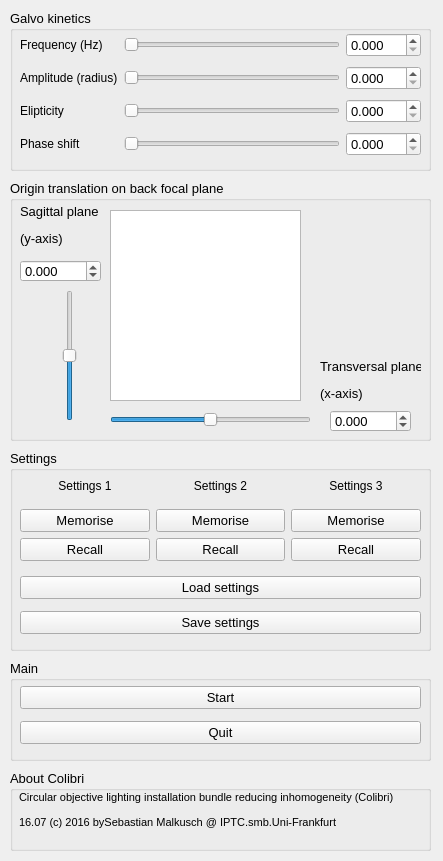
<?xml version="1.0" encoding="UTF-8"?>
<ui version="4.0">
 <class>Form</class>
 <widget class="QWidget" name="Form">
  <property name="geometry">
   <rect>
    <x>0</x>
    <y>0</y>
    <width>443</width>
    <height>861</height>
   </rect>
  </property>
  <property name="windowTitle">
   <string>Colibri 16.07</string>
  </property>
  <widget class="QGroupBox" name="groupBox">
   <property name="geometry">
    <rect>
     <x>10</x>
     <y>180</y>
     <width>421</width>
     <height>261</height>
    </rect>
   </property>
   <property name="font">
    <font>
     <pointsize>10</pointsize>
    </font>
   </property>
   <property name="title">
    <string>Origin translation on back focal plane</string>
   </property>
   <widget class="QSlider" name="horizontalSlider_5">
    <property name="geometry">
     <rect>
      <x>100</x>
      <y>230</y>
      <width>201</width>
      <height>19</height>
     </rect>
    </property>
    <property name="font">
     <font>
      <pointsize>10</pointsize>
     </font>
    </property>
    <property name="minimum">
     <number>-1000</number>
    </property>
    <property name="maximum">
     <number>1000</number>
    </property>
    <property name="singleStep">
     <number>10</number>
    </property>
    <property name="orientation">
     <enum>Qt::Horizontal</enum>
    </property>
   </widget>
   <widget class="QSlider" name="verticalSlider_1">
    <property name="geometry">
     <rect>
      <x>50</x>
      <y>110</y>
      <width>20</width>
      <height>131</height>
     </rect>
    </property>
    <property name="font">
     <font>
      <pointsize>10</pointsize>
     </font>
    </property>
    <property name="minimum">
     <number>-1000</number>
    </property>
    <property name="maximum">
     <number>1000</number>
    </property>
    <property name="singleStep">
     <number>10</number>
    </property>
    <property name="orientation">
     <enum>Qt::Vertical</enum>
    </property>
   </widget>
   <widget class="QGraphicsView" name="graphicsView">
    <property name="geometry">
     <rect>
      <x>100</x>
      <y>30</y>
      <width>191</width>
      <height>191</height>
     </rect>
    </property>
    <property name="font">
     <font>
      <pointsize>10</pointsize>
     </font>
    </property>
    <property name="backgroundBrush">
     <brush brushstyle="SolidPattern">
      <color alpha="255">
       <red>188</red>
       <green>188</green>
       <blue>188</blue>
      </color>
     </brush>
    </property>
    <property name="foregroundBrush">
     <brush brushstyle="NoBrush">
      <color alpha="255">
       <red>134</red>
       <green>134</green>
       <blue>134</blue>
      </color>
     </brush>
    </property>
    <property name="interactive">
     <bool>true</bool>
    </property>
   </widget>
   <widget class="QDoubleSpinBox" name="doubleSpinBox_6">
    <property name="geometry">
     <rect>
      <x>10</x>
      <y>80</y>
      <width>81</width>
      <height>22</height>
     </rect>
    </property>
    <property name="font">
     <font>
      <pointsize>10</pointsize>
     </font>
    </property>
    <property name="decimals">
     <number>3</number>
    </property>
    <property name="minimum">
     <double>-1000.000000000000000</double>
    </property>
    <property name="maximum">
     <double>1000.000000000000000</double>
    </property>
    <property name="singleStep">
     <double>1.000000000000000</double>
    </property>
   </widget>
   <widget class="QDoubleSpinBox" name="doubleSpinBox_5">
    <property name="geometry">
     <rect>
      <x>320</x>
      <y>230</y>
      <width>81</width>
      <height>22</height>
     </rect>
    </property>
    <property name="font">
     <font>
      <pointsize>10</pointsize>
     </font>
    </property>
    <property name="decimals">
     <number>3</number>
    </property>
    <property name="minimum">
     <double>-1000.000000000000000</double>
    </property>
    <property name="maximum">
     <double>1000.000000000000000</double>
    </property>
    <property name="singleStep">
     <double>1.000000000000000</double>
    </property>
   </widget>
   <widget class="QLabel" name="label_9">
    <property name="geometry">
     <rect>
      <x>310</x>
      <y>170</y>
      <width>101</width>
      <height>61</height>
     </rect>
    </property>
    <property name="text">
     <string>&lt;html&gt;&lt;head/&gt;&lt;body&gt;&lt;p&gt;Transversal plane&lt;/p&gt;&lt;p&gt;(x-axis)&lt;/p&gt;&lt;/body&gt;&lt;/html&gt;</string>
    </property>
   </widget>
   <widget class="QLabel" name="label_10">
    <property name="geometry">
     <rect>
      <x>10</x>
      <y>20</y>
      <width>81</width>
      <height>51</height>
     </rect>
    </property>
    <property name="text">
     <string>&lt;html&gt;&lt;head/&gt;&lt;body&gt;&lt;p&gt;Sagittal plane&lt;/p&gt;&lt;p&gt;(y-axis)&lt;/p&gt;&lt;/body&gt;&lt;/html&gt;</string>
    </property>
   </widget>
  </widget>
  <widget class="QGroupBox" name="groupBox_2">
   <property name="geometry">
    <rect>
     <x>10</x>
     <y>450</y>
     <width>421</width>
     <height>201</height>
    </rect>
   </property>
   <property name="font">
    <font>
     <pointsize>10</pointsize>
    </font>
   </property>
   <property name="title">
    <string>Settings</string>
   </property>
   <widget class="QWidget" name="gridLayoutWidget_2">
    <property name="geometry">
     <rect>
      <x>10</x>
      <y>20</y>
      <width>401</width>
      <height>91</height>
     </rect>
    </property>
    <property name="font">
     <font>
      <pointsize>10</pointsize>
     </font>
    </property>
    <layout class="QGridLayout" name="gridLayout_3">
     <item row="0" column="1">
      <widget class="QLabel" name="label_6">
       <property name="font">
        <font>
         <pointsize>10</pointsize>
        </font>
       </property>
       <property name="text">
        <string>&lt;html&gt;&lt;head/&gt;&lt;body&gt;&lt;p&gt;&lt;span style=&quot; font-size:9pt;&quot;&gt;Settings 2&lt;/span&gt;&lt;/p&gt;&lt;/body&gt;&lt;/html&gt;</string>
       </property>
       <property name="alignment">
        <set>Qt::AlignCenter</set>
       </property>
      </widget>
     </item>
     <item row="0" column="0">
      <widget class="QLabel" name="label_5">
       <property name="font">
        <font>
         <pointsize>10</pointsize>
        </font>
       </property>
       <property name="text">
        <string>&lt;html&gt;&lt;head/&gt;&lt;body&gt;&lt;p&gt;&lt;span style=&quot; font-size:9pt;&quot;&gt;Settings 1&lt;/span&gt;&lt;/p&gt;&lt;/body&gt;&lt;/html&gt;</string>
       </property>
       <property name="alignment">
        <set>Qt::AlignCenter</set>
       </property>
      </widget>
     </item>
     <item row="0" column="2">
      <widget class="QLabel" name="label_7">
       <property name="font">
        <font>
         <pointsize>10</pointsize>
        </font>
       </property>
       <property name="text">
        <string>&lt;html&gt;&lt;head/&gt;&lt;body&gt;&lt;p&gt;&lt;span style=&quot; font-size:9pt;&quot;&gt;Settings 3&lt;/span&gt;&lt;/p&gt;&lt;/body&gt;&lt;/html&gt;</string>
       </property>
       <property name="alignment">
        <set>Qt::AlignCenter</set>
       </property>
      </widget>
     </item>
     <item row="2" column="0">
      <widget class="QPushButton" name="pushButton_02">
       <property name="font">
        <font>
         <pointsize>10</pointsize>
        </font>
       </property>
       <property name="text">
        <string>Recall</string>
       </property>
      </widget>
     </item>
     <item row="1" column="0">
      <widget class="QPushButton" name="pushButton_01">
       <property name="font">
        <font>
         <pointsize>10</pointsize>
        </font>
       </property>
       <property name="text">
        <string>Memorise</string>
       </property>
      </widget>
     </item>
     <item row="1" column="1">
      <widget class="QPushButton" name="pushButton_03">
       <property name="font">
        <font>
         <pointsize>10</pointsize>
        </font>
       </property>
       <property name="text">
        <string>Memorise</string>
       </property>
      </widget>
     </item>
     <item row="2" column="1">
      <widget class="QPushButton" name="pushButton_04">
       <property name="font">
        <font>
         <pointsize>10</pointsize>
        </font>
       </property>
       <property name="text">
        <string>Recall</string>
       </property>
      </widget>
     </item>
     <item row="1" column="2">
      <widget class="QPushButton" name="pushButton_05">
       <property name="font">
        <font>
         <pointsize>10</pointsize>
        </font>
       </property>
       <property name="text">
        <string>Memorise</string>
       </property>
      </widget>
     </item>
     <item row="2" column="2">
      <widget class="QPushButton" name="pushButton_06">
       <property name="font">
        <font>
         <pointsize>10</pointsize>
        </font>
       </property>
       <property name="text">
        <string>Recall</string>
       </property>
      </widget>
     </item>
    </layout>
   </widget>
   <widget class="QWidget" name="verticalLayoutWidget_2">
    <property name="geometry">
     <rect>
      <x>10</x>
      <y>120</y>
      <width>401</width>
      <height>71</height>
     </rect>
    </property>
    <property name="font">
     <font>
      <pointsize>10</pointsize>
     </font>
    </property>
    <layout class="QVBoxLayout" name="verticalLayout_2">
     <item>
      <widget class="QPushButton" name="pushButton_07">
       <property name="font">
        <font>
         <pointsize>10</pointsize>
        </font>
       </property>
       <property name="text">
        <string>Load settings</string>
       </property>
      </widget>
     </item>
     <item>
      <widget class="QPushButton" name="pushButton_08">
       <property name="font">
        <font>
         <pointsize>10</pointsize>
        </font>
       </property>
       <property name="text">
        <string>Save settings</string>
       </property>
      </widget>
     </item>
    </layout>
   </widget>
  </widget>
  <widget class="QGroupBox" name="groupBox_3">
   <property name="geometry">
    <rect>
     <x>10</x>
     <y>10</y>
     <width>421</width>
     <height>161</height>
    </rect>
   </property>
   <property name="font">
    <font>
     <pointsize>10</pointsize>
    </font>
   </property>
   <property name="title">
    <string>Galvo kinetics</string>
   </property>
   <widget class="QWidget" name="gridLayoutWidget">
    <property name="geometry">
     <rect>
      <x>10</x>
      <y>20</y>
      <width>401</width>
      <height>131</height>
     </rect>
    </property>
    <property name="font">
     <font>
      <pointsize>10</pointsize>
     </font>
    </property>
    <layout class="QGridLayout" name="gridLayout_2">
     <item row="2" column="0">
      <widget class="QLabel" name="label_3">
       <property name="font">
        <font>
         <pointsize>10</pointsize>
        </font>
       </property>
       <property name="text">
        <string>&lt;html&gt;&lt;head/&gt;&lt;body&gt;&lt;p&gt;&lt;span style=&quot; font-size:9pt;&quot;&gt;Elipticity&lt;/span&gt;&lt;/p&gt;&lt;/body&gt;&lt;/html&gt;</string>
       </property>
      </widget>
     </item>
     <item row="2" column="1">
      <widget class="QSlider" name="horizontalSlider_3">
       <property name="font">
        <font>
         <pointsize>10</pointsize>
        </font>
       </property>
       <property name="maximum">
        <number>250</number>
       </property>
       <property name="orientation">
        <enum>Qt::Horizontal</enum>
       </property>
      </widget>
     </item>
     <item row="0" column="0">
      <widget class="QLabel" name="label">
       <property name="font">
        <font>
         <pointsize>10</pointsize>
        </font>
       </property>
       <property name="text">
        <string>&lt;html&gt;&lt;head/&gt;&lt;body&gt;&lt;p&gt;&lt;span style=&quot; font-size:9pt;&quot;&gt;Frequency (Hz)&lt;/span&gt;&lt;/p&gt;&lt;/body&gt;&lt;/html&gt;</string>
       </property>
      </widget>
     </item>
     <item row="0" column="2">
      <widget class="QDoubleSpinBox" name="doubleSpinBox_1">
       <property name="font">
        <font>
         <pointsize>10</pointsize>
        </font>
       </property>
       <property name="decimals">
        <number>3</number>
       </property>
       <property name="maximum">
        <double>500.000000000000000</double>
       </property>
      </widget>
     </item>
     <item row="0" column="1">
      <widget class="QSlider" name="horizontalSlider_1">
       <property name="font">
        <font>
         <pointsize>10</pointsize>
        </font>
       </property>
       <property name="maximum">
        <number>500</number>
       </property>
       <property name="singleStep">
        <number>1</number>
       </property>
       <property name="orientation">
        <enum>Qt::Horizontal</enum>
       </property>
      </widget>
     </item>
     <item row="1" column="1">
      <widget class="QSlider" name="horizontalSlider_2">
       <property name="font">
        <font>
         <pointsize>10</pointsize>
        </font>
       </property>
       <property name="maximum">
        <number>600</number>
       </property>
       <property name="orientation">
        <enum>Qt::Horizontal</enum>
       </property>
      </widget>
     </item>
     <item row="1" column="2">
      <widget class="QDoubleSpinBox" name="doubleSpinBox_2">
       <property name="font">
        <font>
         <pointsize>10</pointsize>
        </font>
       </property>
       <property name="decimals">
        <number>3</number>
       </property>
       <property name="minimum">
        <double>0.000000000000000</double>
       </property>
       <property name="maximum">
        <double>0.600000000000000</double>
       </property>
       <property name="singleStep">
        <double>0.001000000000000</double>
       </property>
      </widget>
     </item>
     <item row="1" column="0">
      <widget class="QLabel" name="label_2">
       <property name="font">
        <font>
         <pointsize>10</pointsize>
        </font>
       </property>
       <property name="text">
        <string>&lt;html&gt;&lt;head/&gt;&lt;body&gt;&lt;p&gt;&lt;span style=&quot; font-size:9pt;&quot;&gt;Amplitude (radius)&lt;/span&gt;&lt;/p&gt;&lt;/body&gt;&lt;/html&gt;</string>
       </property>
      </widget>
     </item>
     <item row="2" column="2">
      <widget class="QDoubleSpinBox" name="doubleSpinBox_3">
       <property name="font">
        <font>
         <pointsize>10</pointsize>
        </font>
       </property>
       <property name="decimals">
        <number>3</number>
       </property>
       <property name="maximum">
        <double>2.500000000000000</double>
       </property>
       <property name="singleStep">
        <double>0.010000000000000</double>
       </property>
      </widget>
     </item>
     <item row="3" column="0">
      <widget class="QLabel" name="label_4">
       <property name="font">
        <font>
         <pointsize>10</pointsize>
        </font>
       </property>
       <property name="text">
        <string>&lt;html&gt;&lt;head/&gt;&lt;body&gt;&lt;p&gt;&lt;span style=&quot; font-size:9pt;&quot;&gt;Phase shift&lt;/span&gt;&lt;/p&gt;&lt;/body&gt;&lt;/html&gt;</string>
       </property>
      </widget>
     </item>
     <item row="3" column="1">
      <widget class="QSlider" name="horizontalSlider_4">
       <property name="font">
        <font>
         <pointsize>10</pointsize>
        </font>
       </property>
       <property name="minimum">
        <number>0</number>
       </property>
       <property name="maximum">
        <number>180</number>
       </property>
       <property name="orientation">
        <enum>Qt::Horizontal</enum>
       </property>
      </widget>
     </item>
     <item row="3" column="2">
      <widget class="QDoubleSpinBox" name="doubleSpinBox_4">
       <property name="font">
        <font>
         <pointsize>10</pointsize>
        </font>
       </property>
       <property name="decimals">
        <number>3</number>
       </property>
       <property name="minimum">
        <double>0.000000000000000</double>
       </property>
       <property name="maximum">
        <double>180.000000000000000</double>
       </property>
      </widget>
     </item>
    </layout>
   </widget>
  </widget>
  <widget class="QGroupBox" name="groupBox_4">
   <property name="geometry">
    <rect>
     <x>10</x>
     <y>660</y>
     <width>421</width>
     <height>101</height>
    </rect>
   </property>
   <property name="font">
    <font>
     <pointsize>10</pointsize>
    </font>
   </property>
   <property name="title">
    <string>Main</string>
   </property>
   <widget class="QWidget" name="verticalLayoutWidget">
    <property name="geometry">
     <rect>
      <x>10</x>
      <y>20</y>
      <width>401</width>
      <height>71</height>
     </rect>
    </property>
    <property name="font">
     <font>
      <pointsize>10</pointsize>
     </font>
    </property>
    <layout class="QVBoxLayout" name="verticalLayout">
     <item>
      <widget class="QPushButton" name="pushButton_09">
       <property name="font">
        <font>
         <pointsize>10</pointsize>
        </font>
       </property>
       <property name="text">
        <string>Start</string>
       </property>
      </widget>
     </item>
     <item>
      <widget class="QPushButton" name="quitButton">
       <property name="font">
        <font>
         <pointsize>10</pointsize>
        </font>
       </property>
       <property name="text">
        <string>Quit</string>
       </property>
      </widget>
     </item>
    </layout>
   </widget>
  </widget>
  <widget class="QGroupBox" name="groupBox_5">
   <property name="geometry">
    <rect>
     <x>10</x>
     <y>770</y>
     <width>421</width>
     <height>81</height>
    </rect>
   </property>
   <property name="font">
    <font>
     <pointsize>10</pointsize>
    </font>
   </property>
   <property name="title">
    <string>About Colibri</string>
   </property>
   <widget class="QWidget" name="verticalLayoutWidget_3">
    <property name="geometry">
     <rect>
      <x>9</x>
      <y>20</y>
      <width>401</width>
      <height>78</height>
     </rect>
    </property>
    <property name="font">
     <font>
      <pointsize>10</pointsize>
     </font>
    </property>
    <layout class="QVBoxLayout" name="verticalLayout_3">
     <item>
      <widget class="QLabel" name="label_8">
       <property name="font">
        <font>
         <pointsize>8</pointsize>
        </font>
       </property>
       <property name="text">
        <string>&lt;html&gt;&lt;head/&gt;&lt;body&gt;&lt;p&gt;Circular objective lighting installation bundle reducing inhomogeneity (Colibri)&lt;/p&gt;&lt;p&gt;16.07 (c) 2016 bySebastian Malkusch @ IPTC.smb.Uni-Frankfurt&lt;/p&gt;&lt;p&gt;&lt;br/&gt;&lt;/p&gt;&lt;/body&gt;&lt;/html&gt;</string>
       </property>
      </widget>
     </item>
    </layout>
   </widget>
  </widget>
 </widget>
 <resources/>
 <connections/>
</ui>
